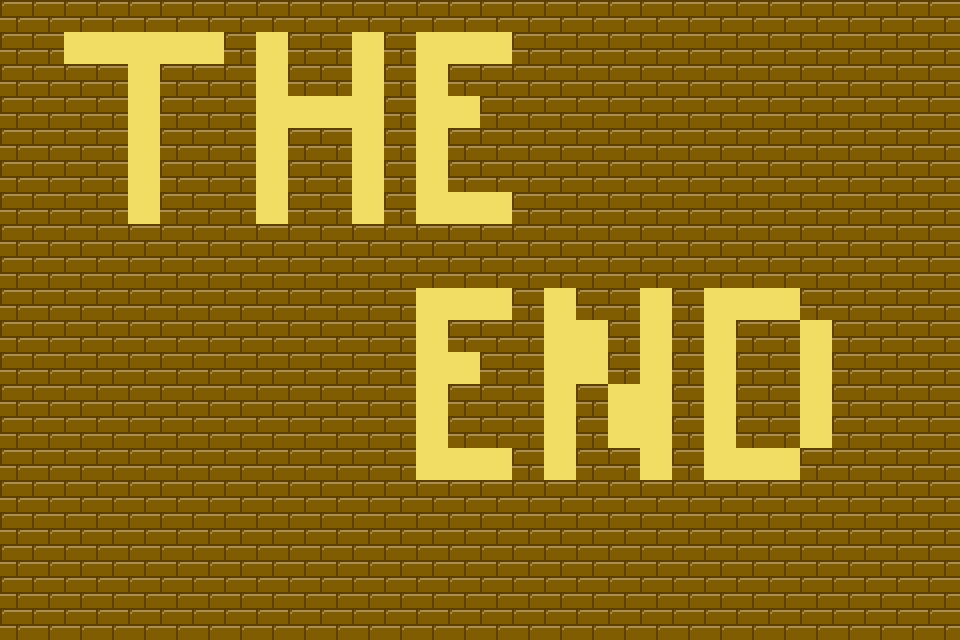

Rendered tile map (Tiled .tmx) drawn with the repository's tilesets; below, a short description and the map source with its tile grids summarised:
An orthogonal 30x20 tile map with 32x32 px tiles, 2 tile layers (background, top), 1 hidden layer not drawn, 2 tilesets and 1 object (player).

<map version="1.0" orientation="orthogonal" width="30" height="20" tilewidth="32" tileheight="32">
 <tileset firstgid="1" name="simplebg" tilewidth="32" tileheight="32">
  <image source="../img/simplebg.png" width="128" height="96" />
 </tileset>
 <tileset firstgid="13" name="metatiles32x32" tilewidth="32" tileheight="32">
  <image source="../img/metatiles32x32.png" width="224" height="32" />
  <tile id="0">
   <properties>
    <property name="type" value="solid" />
   </properties>
  </tile>
 </tileset>
 <layer name="background" width="30" height="20">
  <data>[600 cells, 600 non-empty, 1 distinct tile ids]</data>
 </layer>
 <layer name="top" width="30" height="20">
  <data>[600 cells, 115 non-empty, 2 distinct tile ids]</data>
 </layer>
 <objectgroup name="entities" width="30" height="20">
  <object name="player" x="534" y="126" width="101" height="90">
   <properties>
    <property name="image" value="player" />
    <property name="spriteheight" value="64" />
    <property name="spritewidth" value="64" />
   </properties>
  </object>
 </objectgroup>
 <layer name="collision" width="30" height="20" visible="0">
  <data>[600 cells, 96 non-empty, 1 distinct tile ids]</data>
 </layer>
</map>
